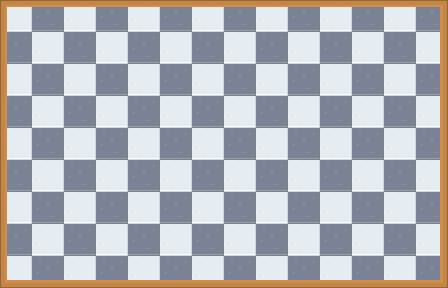

Rendered tile map (Tiled .tmx) drawn with the repository's tilesets; below, a short description and the map source with its tile grids summarised:
An orthogonal 14x9 tile map with 32x32 px tiles, 2 tile layers (background, decorations), 2 tilesets and 3 objects (2x gameobject, keyitem).

<map version="1.0" orientation="orthogonal" renderorder="right-down" width="14" height="9" tilewidth="32" tileheight="32" nextobjectid="6">
 <tileset firstgid="1" name="spritesheet-tiles" tilewidth="32" tileheight="32" spacing="5" tilecount="729" columns="27">
  <image source="../images/spritesheet-tiles.png" width="1024" height="1024" />
 </tileset>
 <tileset firstgid="730" name="objects" tilewidth="64" tileheight="64" tilecount="4" columns="0">
  <tile id="0">
   <image width="32" height="32" source="../images/sink.png" />
  </tile>
  <tile id="1">
   <image width="32" height="64" source="../images/table-flower.png" />
  </tile>
  <tile id="2">
   <image width="32" height="64" source="../images/toilet.png" />
  </tile>
  <tile id="3">
   <image width="64" height="32" source="../images/table-sink.png" />
  </tile>
 </tileset>
 <layer name="background" width="14" height="9">
  <data>[126 cells, 126 non-empty, 2 distinct tile ids]</data>
 </layer>
 <layer name="decorations" width="14" height="9">
  <data>[126 cells, 42 non-empty, 8 distinct tile ids]</data>
 </layer>
 <objectgroup name="objects">
  <object id="1" name="keyitem" type="keyitem" gid="732" x="192" y="152" width="32" height="64" />
  <object id="3" name="table-flower" type="gameobject" gid="731" x="128" y="168" width="32" height="64" />
  <object id="5" name="table-sink" type="gameobject" gid="733" x="264" y="136" width="64" height="32" />
 </objectgroup>
</map>
